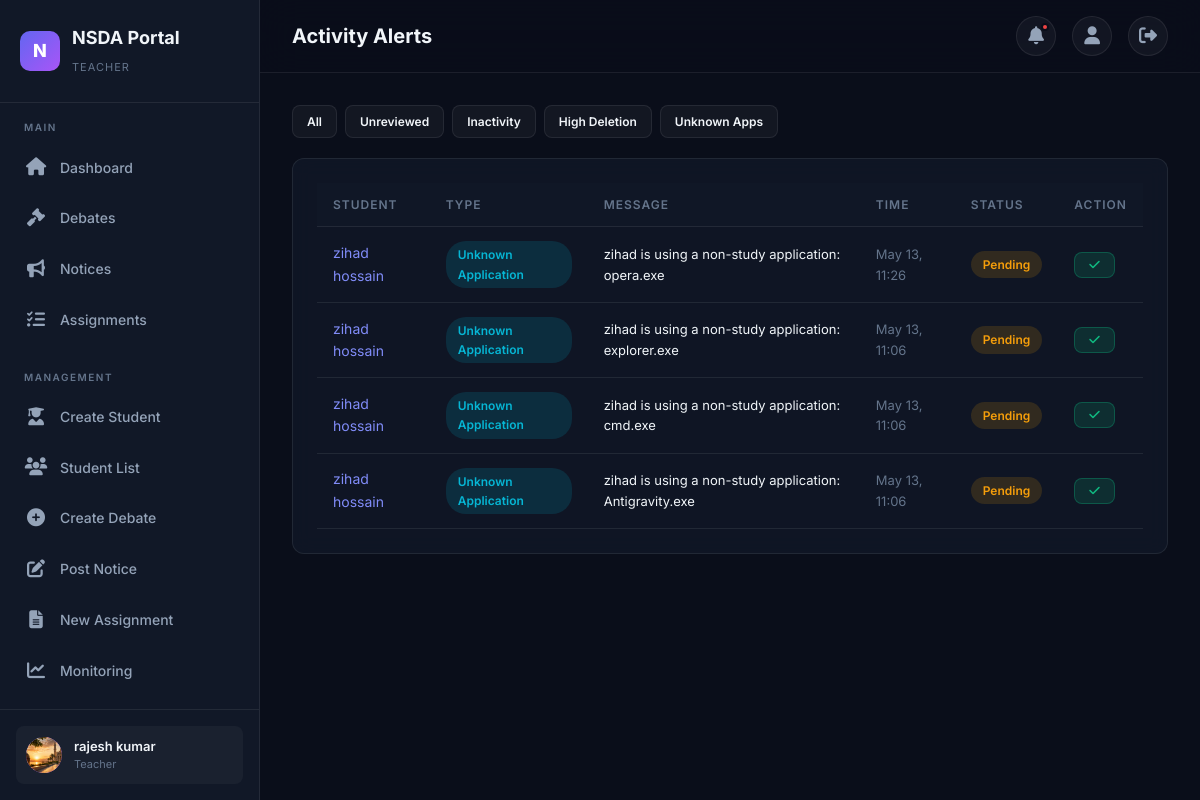
/monitoring/alerts/ (signed in), run on an earlier commit of the app's database.
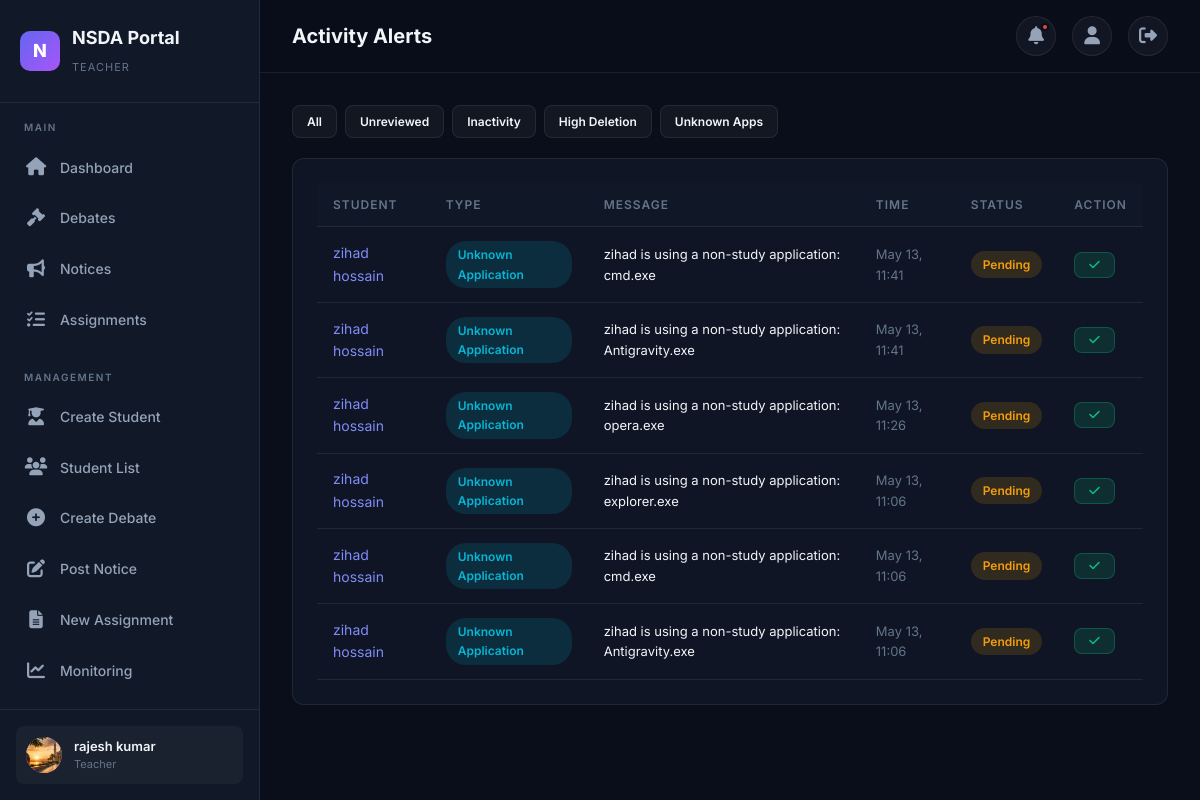
And on a later commit of the database.
### monitoring/models.py (models this page shows, shortened)
class ActivityAlert(models.Model):
    class AlertType(models.TextChoices):
        INACTIVITY = 'inactivity', 'Inactivity'
        HIGH_DELETION = 'high_deletion', 'High Deletion Rate'
        UNKNOWN_APP = 'unknown_app', 'Unknown Application'
        UNUSUAL = 'unusual', 'Unusual Behavior'
    student = models.ForeignKey(
        settings.AUTH_USER_MODEL,
        on_delete=models.CASCADE,
        related_name='activity_alerts',
    )
    alert_type = models.CharField(
        max_length=20,
        choices=AlertType.choices,
    )
    message = models.TextField()
    created_at = models.DateTimeField(auto_now_add=True)
    is_reviewed = models.BooleanField(default=False)
    reviewed_by = models.ForeignKey(
        settings.AUTH_USER_MODEL,
        on_delete=models.SET_NULL,
        null=True,
        blank=True,
        related_name='reviewed_alerts',
    )
    class Meta:
        ordering = ['-created_at']

### accounts/models.py (models this page shows, shortened)
class User(AbstractUser):
    class Role(models.TextChoices):
        STUDENT = 'student', 'Student'
        TEACHER = 'teacher', 'Teacher'
        ADMIN = 'admin', 'Admin'
    role = models.CharField(
        max_length=10,
        choices=Role.choices,
        default=Role.STUDENT,
    )
    profile_picture = models.ImageField(
        upload_to='profiles/',
        blank=True,
        null=True,
    )
    phone = models.CharField(max_length=20, blank=True)
    bio = models.TextField(blank=True)
    grade_level = models.CharField(max_length=50, blank=True)
    school = models.CharField(max_length=200, blank=True)
    date_of_birth = models.DateField(blank=True, null=True)
    created_at = models.DateTimeField(auto_now_add=True)
    updated_at = models.DateTimeField(auto_now=True)
    @property
    def is_student(self):
        return self.role == self.Role.STUDENT
    @property
    def is_teacher(self):
        return self.role == self.Role.TEACHER
    @property
    def is_admin_user(self):
        return self.role == self.Role.ADMIN

### monitoring/views.py (the view)
# urls.py: path('alerts/', views.AlertListView.as_view(), name='alerts'),
class AlertListView(TeacherOrAdminRequiredMixin, ListView):
    model = ActivityAlert
    template_name = 'monitoring/alerts.html'
    context_object_name = 'alerts'
    paginate_by = 20
    def get_queryset(self):
        qs = super().get_queryset().select_related('student')
        filter_type = self.request.GET.get('type')
        if filter_type:
            qs = qs.filter(alert_type=filter_type)
        reviewed = self.request.GET.get('reviewed')
        if reviewed == 'false':
            qs = qs.filter(is_reviewed=False)
        return qs

### accounts/mixins.py (called while the page is built)
    def test_func(self):
        return self.request.user.role in ('teacher', 'admin')

### portal/context_processors.py (called while the page is built)
def notifications_processor(request):
    if request.user.is_authenticated:
        unread_count = Notification.objects.filter(
            user=request.user, is_read=False
        ).count()
        recent_notifications = Notification.objects.filter(
            user=request.user
        ).order_by('-created_at')[:5]
        return {
            'unread_notifications_count': unread_count,
            'recent_notifications': recent_notifications
        }
    return {'unread_notifications_count': 0, 'recent_notifications': []}

### templates/monitoring/alerts.html (shortened to what this page needs)
{% extends "base.html" %}
{% block page_title %}Activity Alerts{% endblock %}
{% block content %}
<div style="display:flex;gap:8px;margin-bottom:20px;">
    <a href="{% url 'monitoring:alerts' %}" class="btn btn-sm btn-secondary">All</a>
    <a href="?reviewed=false" class="btn btn-sm btn-secondary">Unreviewed</a>
    <a href="?type=inactivity" class="btn btn-sm btn-secondary">Inactivity</a>
    <a href="?type=high_deletion" class="btn btn-sm btn-secondary">High Deletion</a>
    <a href="?type=unknown_app" class="btn btn-sm btn-secondary">Unknown Apps</a>
</div>
<div class="card">
    <div class="card-body table-container">
        <table><thead><tr><th>Student</th><th>Type</th><th>Message</th><th>Time</th><th>Status</th><th>Action</th></tr></thead><tbody>
        {% for a in alerts %}
        <tr>
            <td><a href="{% url 'monitoring:student_detail' a.student.pk %}">{{ a.student.get_full_name|default:a.student.username }}</a></td>
            <td><span class="badge badge-{% if a.alert_type == 'inactivity' %}warning{% elif a.alert_type == 'high_deletion' %}danger{% else %}info{% endif %}">{{ a.get_alert_type_display }}</span></td>
            <td class="text-sm">{{ a.message|truncatewords:15 }}</td>
            <td class="text-muted text-sm">{{ a.created_at|date:"M d, H:i" }}</td>
            <td>{% if a.is_reviewed %}<span class="badge badge-success">Reviewed</span>{% else %}<span class="badge badge-warning">Pending</span>{% endif %}</td>
            <td>{% if not a.is_reviewed %}<form method="post" action="{% url 'monitoring:review_alert' a.pk %}">{% csrf_token %}<button type="submit" class="btn btn-sm btn-success"><i class="fas fa-check"></i></button></form>{% endif %}</td>
        </tr>
        {% empty %}<tr><td colspan="6" class="text-center text-muted" style="padding:40px;">No alerts.</td></tr>{% endfor %}
        </tbody></table>
    </div>
</div>
{% endblock %}

What changed in the data, as far as the page shows it:
added ActivityAlert: student.get_full_name "zihad hossain", alert_type "Unknown Application", message "zihad is using a non-study application: cmd.exe", created_at "May 13, 11:41", is_reviewed "Pending"
added ActivityAlert: student.get_full_name "zihad hossain", alert_type "Unknown Application", message "zihad is using a non-study application: Antigravity.exe", created_at "May 13, 11:41", is_reviewed "Pending"
